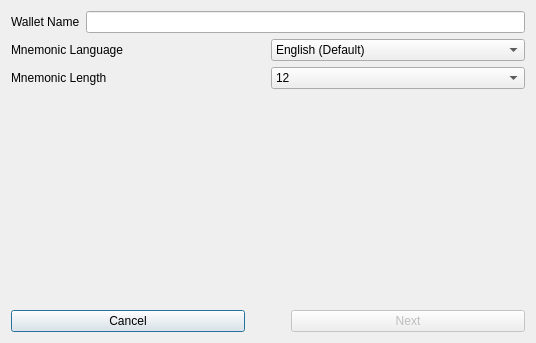
<?xml version="1.0" encoding="UTF-8"?>
<ui version="4.0">
 <class>CreateWalletWindow1</class>
 <widget class="QDialog" name="CreateWalletWindow1">
  <property name="geometry">
   <rect>
    <x>0</x>
    <y>0</y>
    <width>536</width>
    <height>343</height>
   </rect>
  </property>
  <property name="windowTitle">
   <string>Create Wallet</string>
  </property>
  <layout class="QGridLayout" name="gridLayout">
   <item row="0" column="0">
    <layout class="QVBoxLayout" name="verticalLayout">
     <item>
      <layout class="QHBoxLayout" name="horizontalLayout">
       <item>
        <widget class="QLabel" name="label_3">
         <property name="text">
          <string>Wallet Name</string>
         </property>
        </widget>
       </item>
       <item>
        <widget class="QLineEdit" name="leWalletName"/>
       </item>
      </layout>
     </item>
     <item>
      <layout class="QHBoxLayout" name="horizontalLayout_2">
       <item>
        <widget class="QLabel" name="label">
         <property name="text">
          <string>Mnemonic Language</string>
         </property>
        </widget>
       </item>
       <item>
        <widget class="QComboBox" name="cbMnemonicLang">
         <item>
          <property name="text">
           <string>English (Default)</string>
          </property>
         </item>
         <item>
          <property name="text">
           <string>简体中文</string>
          </property>
         </item>
         <item>
          <property name="text">
           <string>日本語</string>
          </property>
         </item>
         <item>
          <property name="text">
           <string>Français</string>
          </property>
         </item>
         <item>
          <property name="text">
           <string>Español</string>
          </property>
         </item>
        </widget>
       </item>
      </layout>
     </item>
     <item>
      <layout class="QHBoxLayout" name="horizontalLayout_3">
       <item>
        <widget class="QLabel" name="label_2">
         <property name="text">
          <string>Mnemonic Length</string>
         </property>
        </widget>
       </item>
       <item>
        <widget class="QComboBox" name="cbMnemonicLen">
         <item>
          <property name="text">
           <string>12</string>
          </property>
         </item>
         <item>
          <property name="text">
           <string>15</string>
          </property>
         </item>
         <item>
          <property name="text">
           <string>18</string>
          </property>
         </item>
         <item>
          <property name="text">
           <string>21</string>
          </property>
         </item>
         <item>
          <property name="text">
           <string>24</string>
          </property>
         </item>
        </widget>
       </item>
      </layout>
     </item>
     <item>
      <spacer name="verticalSpacer">
       <property name="orientation">
        <enum>Qt::Vertical</enum>
       </property>
       <property name="sizeHint" stdset="0">
        <size>
         <width>20</width>
         <height>40</height>
        </size>
       </property>
      </spacer>
     </item>
     <item>
      <layout class="QHBoxLayout" name="horizontalLayout_4">
       <item>
        <widget class="QPushButton" name="btnCancel">
         <property name="text">
          <string>Cancel</string>
         </property>
        </widget>
       </item>
       <item>
        <spacer name="horizontalSpacer">
         <property name="orientation">
          <enum>Qt::Horizontal</enum>
         </property>
         <property name="sizeType">
          <enum>QSizePolicy::Preferred</enum>
         </property>
         <property name="sizeHint" stdset="0">
          <size>
           <width>40</width>
           <height>20</height>
          </size>
         </property>
        </spacer>
       </item>
       <item>
        <widget class="QPushButton" name="btnNext">
         <property name="enabled">
          <bool>false</bool>
         </property>
         <property name="text">
          <string>Next</string>
         </property>
        </widget>
       </item>
      </layout>
     </item>
    </layout>
   </item>
  </layout>
 </widget>
 <resources/>
 <connections>
  <connection>
   <sender>btnCancel</sender>
   <signal>clicked()</signal>
   <receiver>CreateWalletWindow1</receiver>
   <slot>close()</slot>
   <hints>
    <hint type="sourcelabel">
     <x>97</x>
     <y>293</y>
    </hint>
    <hint type="destinationlabel">
     <x>267</x>
     <y>171</y>
    </hint>
   </hints>
  </connection>
 </connections>
</ui>
